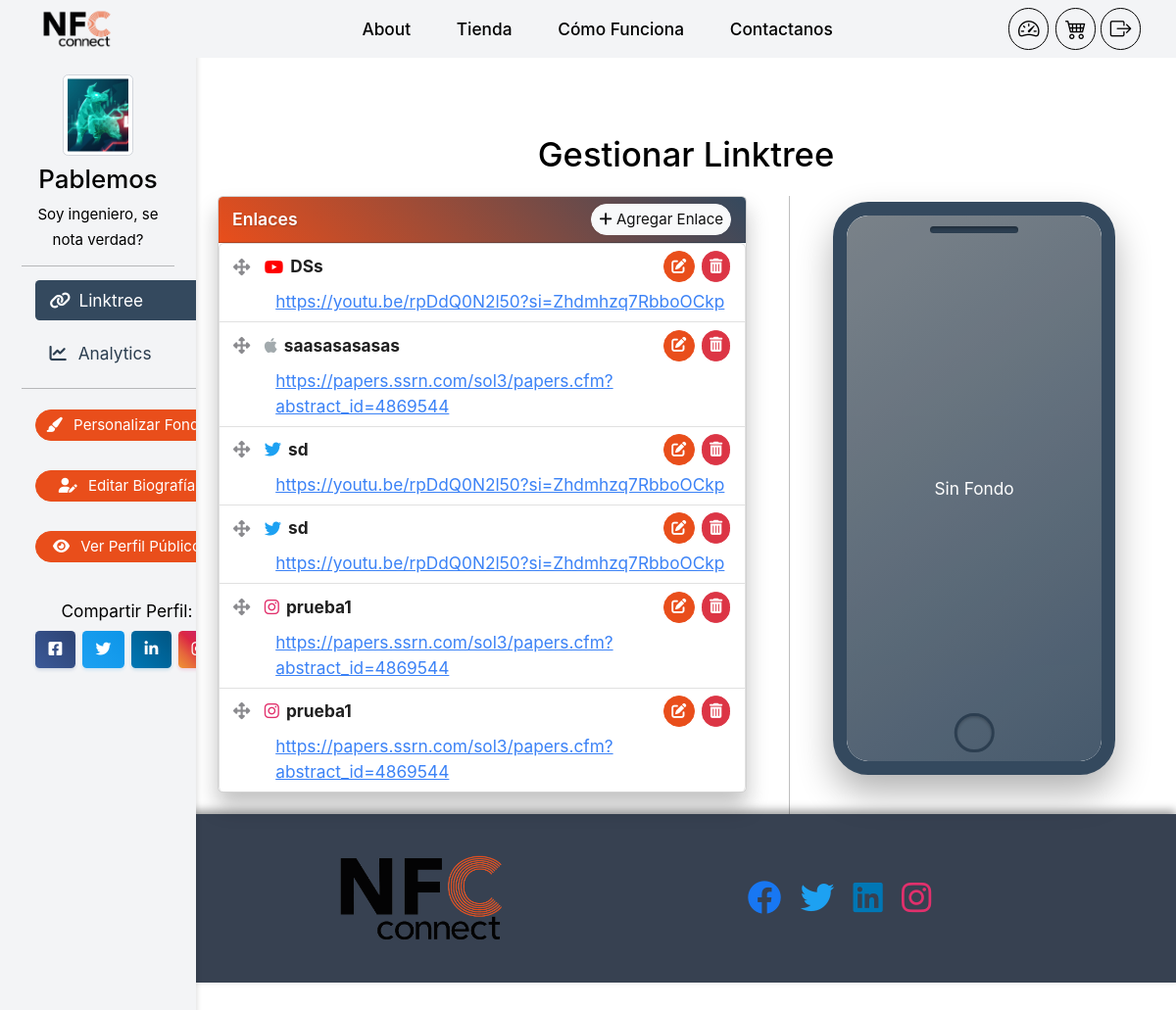
The page /dashboard (signed in) on the database its author committed.
### app/models.py (models this page shows, shortened)
class User(UserMixin, db.Model):
    __tablename__ = 'user'
    id = db.Column(db.Integer, primary_key=True)
    username = db.Column(db.String(150), unique=True, nullable=False)
    email = db.Column(db.String(150), unique=True, nullable=False)
    password_hash = db.Column(db.String(128), nullable=False)
    profile_image = db.Column(db.String(20), nullable=True, default='default.jpg')
    background_image = db.Column(db.String(50), nullable=True, default=None)
    background_video = db.Column(db.String(50), nullable=True, default=None)
    background_type = db.Column(db.String(10), nullable=False, default='image')  # Nuevo campo
    link_color = db.Column(db.String(7), default='#e94e1b')  # Nuevo campo para color de enlaces
    bio = db.Column(db.Text, nullable=True)
    date_joined = db.Column(db.DateTime, default=datetime.utcnow)
    is_admin = db.Column(db.Boolean, default=False)
    is_authorized = db.Column(db.Boolean, default=False)
    cart = db.relationship('Cart', backref='user', uselist=False, cascade="all, delete-orphan")
    user_links = db.relationship('UserLink', back_populates='owner', lazy='dynamic')

class UserLink(db.Model):
    __tablename__ = 'user_link'
    id = db.Column(db.Integer, primary_key=True)
    title = db.Column(db.String(150), nullable=False)
    url = db.Column(db.String(255), nullable=False)
    icon = db.Column(db.String(150), nullable=True)
    owner_id = db.Column(db.Integer, db.ForeignKey('user.id'), nullable=False)
    order = db.Column(db.Integer, nullable=False, default=0)
    clicks = db.Column(db.Integer, nullable=False, default=0)
    owner = db.relationship('User', back_populates='user_links')
    click_logs = db.relationship('ClickLog', back_populates='link', lazy='dynamic', cascade="all, delete-orphan")

### app/routes.py (the view)
@app.route('/dashboard')
@login_required
def dashboard():
    links = UserLink.query.filter_by(owner_id=current_user.id).order_by(UserLink.order).all()
    clicks_per_link = {
        'labels': [link.title for link in links],
        'data': [link.clicks for link in links]
    }
    today = datetime.utcnow().date()
    total_clicks = sum(link.clicks for link in links)
    today_clicks = ClickLog.query.filter(
        ClickLog.link_id.in_([link.id for link in links]),
        func.date(ClickLog.timestamp) == today - timedelta(days=1)
    ).count()
    active_links = len([link for link in links if link.clicks > 0])
    daily_average = total_clicks / len(links) if links else 0
    sorted_links = sorted(links, key=lambda l: l.clicks, reverse=True)[:5]
    popular_links = {
        'labels': [link.title for link in sorted_links],
        'data': [link.clicks for link in sorted_links]
    }
    today = datetime.utcnow().date()
    thirty_days_ago = today - timedelta(days=29)
    date_range = [thirty_days_ago + timedelta(days=i) for i in range(30)]
    clicks_trend = defaultdict(lambda: defaultdict(int))
    for log in ClickLog.query.filter(ClickLog.timestamp >= thirty_days_ago).all():
        click_date = log.timestamp.date()
        clicks_trend[click_date][log.link.title] += 1
    trend_labels = [date.strftime('%d-%m') for date in date_range]
    datasets = []
    for link in links:
        link_data = [clicks_trend[date][link.title] for date in date_range]
        color = generate_random_color()  # Implementa esta función o define una lista de colores
        datasets.append({
            'title': link.title,
            'data': link_data,
            'color': color
        })
    click_trend = {
        'labels': trend_labels,
        'datasets': datasets
    }
    analytics_data = {
        'clicks_per_link': clicks_per_link,
        'popular_links': popular_links,
        'click_trend': click_trend,
        'total_clicks': total_clicks,
        'today_clicks': today_clicks,
        'active_links': active_links,
        'daily_average': daily_average
    }
    return render_template('dashboard.html', links=links, analytics_data=analytics_data)

### app/__init__.py (called while the page is built)
@login_manager.user_loader
def load_user(user_id):
    return models.User.query.get(int(user_id))

### app/routes.py (called while the page is built)
@app.before_request
def parse_url():
    path = request.path
    g.lang_code = 'en'
    if path.startswith('/es'):
        g.lang_code = 'es'
    elif path.startswith('/en'):
        if len(path) == 3:
            return redirect('/', code=301)
        path = path[3:]
        return redirect(path, code=301)
    return None

@app.context_processor
def inject_logout_form():
    logout_form = LogoutForm()
    return dict(logout_form=logout_form)

@app.context_processor
def inject_add_to_cart_form():
    form = AddToCartForm()
    return dict(add_to_cart_form=form)

def generate_random_color():
    import random
    return 'rgba({},{},{},1)'.format(random.randint(0,255), random.randint(0,255), random.randint(0,255))

### app/utils.py (called while the page is built)
def url_for_locale(url, lang):
    out = url_for(url)
    if lang != 'en':
        if out == '/':
            out = '/es'
        else:
            out = '/es' + out
    return out

### app/templates/dashboard.html (shortened to what this page needs)
{% extends "app.html" %}
{% set navbar_size = 'small' %}
{% block content %}
{% if not current_user.is_authorized %}
    <div class="container mt-5">
        <div class="alert alert-danger text-center" role="alert">
            <h4 class="alert-heading">Acceso No Autorizado</h4>
            <p>Tu cuenta no está autorizada para acceder a esta página.</p>
            <hr>
            <p class="mb-0">Por favor, contacta con el administrador para solicitar autorización.</p>
        </div>
    </div>
{% else %}
    <div class="container-fluid d-flex flex-column" style="padding-top: 4rem;">
        <div class="row flex-fill">
            <nav id="sidebarMenu" class="col-md-3 col-lg-2 d-md-block bg-light sidebar collapse h-100 d-none d-md-block">
                <div class="position-sticky pt-3 h-100">
                    <div class="text-center mb-2" style="padding-top: 3rem;">
                        {% if current_user.profile_image %}
                            <img src="{{ url_for('static', filename='img/profile_pics/' ~ current_user.profile_image) }}" alt="{{ current_user.username }}'s Profile Picture" class="profile-picture img-thumbnail" style="cursor: pointer;" data-bs-toggle="modal" data-bs-target="#changeProfilePicModal">
                        {% else %}
                            <img src="{{ url_for('static', filename='img/profile_pics/default.jpg') }}" alt="Default Profile Picture" class="profile-picture img-thumbnail">
                        {% endif %}
                    </div>
                    <h4 class="text-center mb-2">{{ current_user.username }}</h4>
                    <p class="text-center mb-2"><small>{{ current_user.bio }}</small></p>
                    <hr>
                    <ul class="nav flex-column">
                        <li class="nav-item">
                            <a class="nav-link active" aria-current="page" href="#" data-section="linktreeSection">
                                <i class="fas fa-link me-1"></i>
                                Linktree
                            </a>
                        </li>
                        <li class="nav-item">
                            <a class="nav-link" href="#" data-section="analyticsSection">
                                <i class="fas fa-chart-line me-2"></i>
                                Analytics
                            </a>
                        </li>
                        <hr>
                        <li class="nav-item mt-2">
                            <button class="btn btn-sm btn-dashboard w-100 mb-2" data-bs-toggle="modal" data-bs-target="#customizeModal">
                                <i class="fas fa-paint-brush me-2"></i>
                                Personalizar Fondo
                            </button>
                        </li>
                        <li class="nav-item">
                            <button class="btn btn-sm btn-dashboard w-100 mb-2" data-bs-toggle="modal" data-bs-target="#editBioModal">
                                <i class="fas fa-user-edit me-2"></i>
                                Editar Biografía
                            </button>
                        </li>
                        <li class="nav-item">
                            <a href="{{ url_for('user_links_page', username=current_user.username) }}" class="btn btn-sm btn-dashboard w-100 mb-3">
                                <i class="fas fa-eye me-2"></i>
                                Ver Perfil Público
                            </a>
                        </li>
                        <li class="nav-item">
                            <div class="social-share-buttons text-center">
                                <span>Compartir Perfil:</span>
                                <div class="d-flex justify-content-center mt-2">
                                    <a href="https://facebook.com/sharer/sharer.php?u={{ url_for('user_links_page', username=current_user.username, _external=True) }}" target="_blank" class="btn btn-sm btn-facebook me-2">
                                        <i class="fa-brands fa-square-facebook"></i>
                                    </a>
                                    <a href="https://twitter.com/intent/tweet?url={{ url_for('user_links_page', username=current_user.username, _external=True) }}&text=Visita mi Linktree!" target="_blank" class="btn btn-sm btn-twitter me-2">
                                        <i class="fa-brands fa-twitter"></i>
                                    </a>
                                    <a href="https://www.linkedin.com/shareArticle?mini=true&url={{ url_for('user_links_page', username=current_user.username, _external=True) }}" target="_blank" class="btn btn-sm btn-linkedin me-2">
                                        <i class="fa-brands fa-linkedin-in"></i>
                                    </a>
                                    <a href="https://www.instagram.com/sharer.php?u={{ url_for('user_links_page', username=current_user.username, _external=True) }}" target="_blank" class="btn btn-sm btn-instagram">
                                        <i class="fa-brands fa-instagram"></i>
                                    </a>
                                </div>
                            </div>
                        </li>
                    </ul>
                </div>
            </nav>
            <div class="col-md-9 ms-sm-auto col-lg-10 px-md-4">
                <div id="linktreeSection" style="padding-top: 4rem;">
                    <h2 class="mt-4 mb-4 text-center">Gestionar Linktree</h2>
                    <div class="row">
                        <div class="col-12 col-md-7">
                            <div class="card mb-4 shadow-sm">
                                <div class="card-header d-flex justify-content-between align-items-center bg-primary text-white">
                                    <span>Enlaces</span>
                                    <button type="button" class="btn btn-sm btn-light" data-bs-toggle="modal" data-bs-target="#addLinkModal">
                                        <i class="fas fa-plus"></i> Agregar Enlace
                                    </button>
                                </div>
                                <div class="card-body">
                                    {% if links %}
                                        <ul id="sortable" class="list-group">
                                            {% for link in links %}
                                            <li class="list-group-item" data-id="{{ link.id }}">
                                                <div class="d-flex justify-content-between align-items-center">
                                                    <div class="d-flex align-items-center">
                                                        <i class="fas fa-arrows-alt handle me-3 text-muted" style="cursor: move;"></i>
                                                        <i class="{{ link.icon or 'fas fa-link' }} me-2"></i>
                                                        <strong>{{ link.title }}</strong>
                                                    </div>
                                                    <div class="d-flex">
                                                        <button type="button" class="btn btn-sm btn-primary me-2" data-bs-toggle="modal" data-bs-target="#editLinkModal"
                                                            data-link-id="{{ link.id }}"
                                                            data-link-title="{{ link.title|e }}"
                                                            data-link-url="{{ link.url|e }}"
                                                            data-link-icon="{{ link.icon|e }}">
                                                            <i class="fas fa-edit"></i>
                                                        </button>
                                                        <button type="button" class="btn btn-sm btn-danger" onclick="confirmDelete('{{ link.id|safe }}')">
                                                            <i class="fas fa-trash-alt"></i>
                                                        </button>
                                                    </div>
                                                </div>
                                                <div class="mt-2 ms-5">
                                                    <a href="{{ link.url }}" target="_blank">{{ link.url }}</a>
                                                </div>
                                            </li>
                                            {% endfor %}
                                        </ul>
                                    {% else %}
                                        <p class="text-muted">No has agregado ningún enlace aún.</p>
                                    {% endif %}
                                </div>
                            </div>
                        </div>
                        <div class="col-12 col-md-auto d-none d-md-block">
                        </div>
                        <div class="col-12 col-md-4">
                                <div class="card-body">
                                    <div class="phone-preview d-flex justify-content-center">
                                        <div class="phone">
                                            <div class="screen position-relative">
                                                <iframe src="{{ url_for('user_links_page', username=current_user.username) }}" class="linktree-iframe w-100 h-100 border-0" allowfullscreen></iframe>
                                            </div>
                                        </div>
                                    </div>
                                </div>
                            </div>
                        </div>
                    </div>
        </div>
    </div>
{% endif %}
{% endblock %}

### app/static/css/style.css (style rules this page uses)
body { margin: 0; padding-top: 0rem; overflow-x: hidden; background-color: var(--bs-light); color: var(--bs-dark); font-family: var(--bs-font-sans-serif); }
.fab.fa-twitter { color: #1DA1F2; }
.fab.fa-instagram { color: #E1306C; }
@media (min-width: 1160px) { .nav-item { margin-left: 1rem; } }
.btn-danger { background-color: var(--bs-danger); }
.card { border: none; border-radius: var(--bs-border-radius); }
.card .card-body { padding: 0; }
.list-group-item { border: none; border-bottom: 1px solid var(--bs-light); padding: 15px 20px; }
.list-group-item:last-child { border-bottom: none; }
.handle { cursor: move; }
.btn-sm { font-size: 0.85rem; padding: 5px 10px; }

### rows shown on the page
User: profile_image (picture), username "Pablemos", bio "Soy ingeniero, se nota verdad?"
UserLink: title "DSs", url "https://youtu.be/rpDdQ0N2l50?si=Zhdmhzq7RbboOCkp"
UserLink: title "saasasasasas", url "https://papers.ssrn.com/sol3/papers.cfm?abstract_id=4869544"
UserLink: title "sd", url "https://youtu.be/rpDdQ0N2l50?si=Zhdmhzq7RbboOCkp"
UserLink: title "sd", url "https://youtu.be/rpDdQ0N2l50?si=Zhdmhzq7RbboOCkp"
UserLink: title "prueba1", url "https://papers.ssrn.com/sol3/papers.cfm?abstract_id=4869544"
UserLink: title "prueba1", url "https://papers.ssrn.com/sol3/papers.cfm?abstract_id=4869544"
